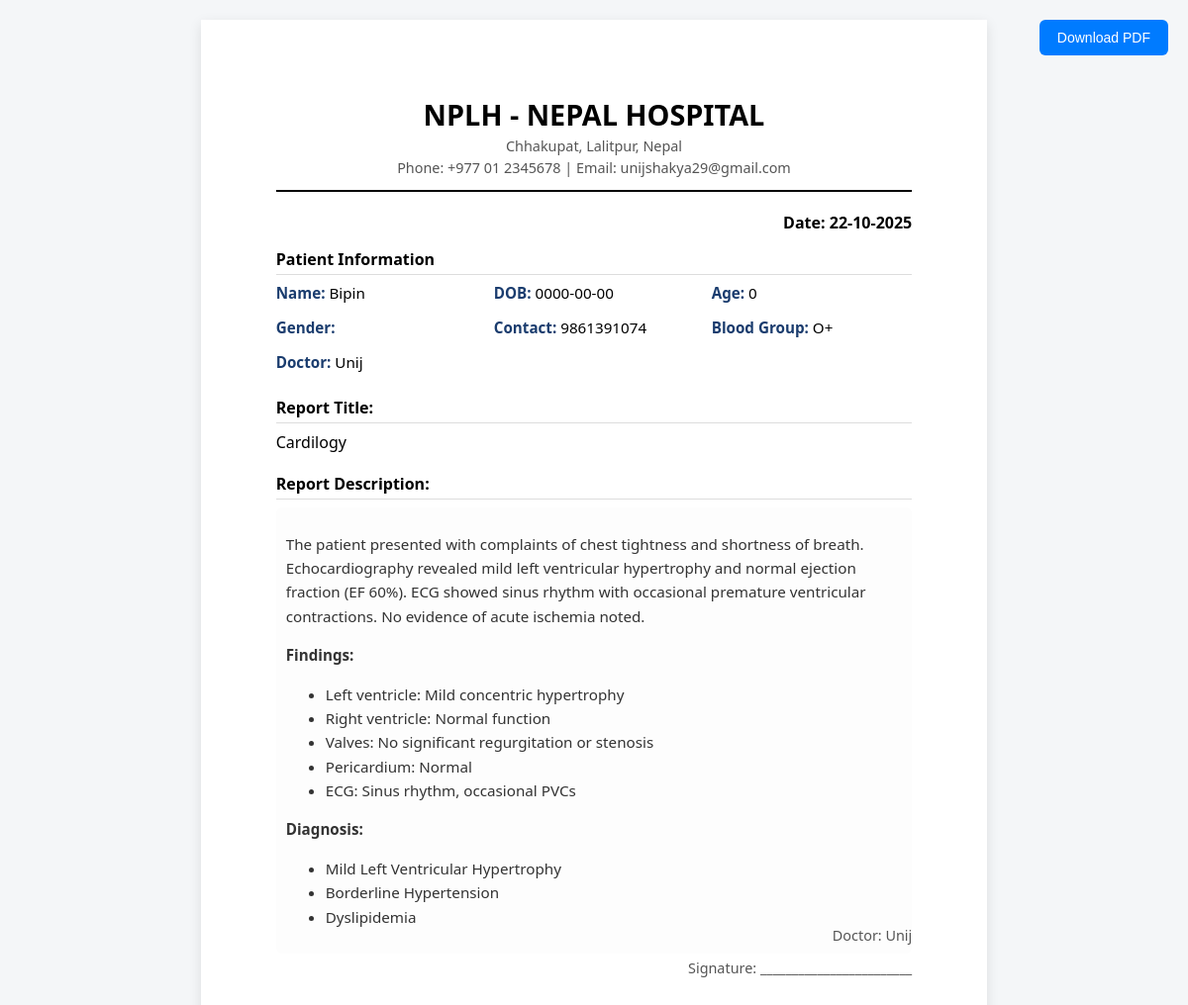
Page /Doctor/view_report.php?id=9 on the committed database.
### tables this page shows
CREATE TABLE `patient_reports` (
  `id` int(11) NOT NULL,
  `report_date` date NOT NULL,
  `patient_id` int(11) NOT NULL,
  `doctor_id` int(11) NOT NULL,
  `patient_name` varchar(150) NOT NULL,
  `age` int(3) DEFAULT NULL,
  `DOB` date NOT NULL,
  `gender` varchar(255) NOT NULL,
  `contact` varchar(20) DEFAULT NULL,
  `address` varchar(255) DEFAULT NULL,
  `blood_group` varchar(10) DEFAULT NULL,
  `doctor_name` varchar(150) NOT NULL,
  `doctor_contact` varchar(20) DEFAULT NULL,
  `report_title` varchar(255) NOT NULL,
  `report_description` text DEFAULT NULL,
  `medicine_prescription` text DEFAULT NULL,
  `report_file` varchar(255) DEFAULT NULL,
  `created_at` timestamp NOT NULL DEFAULT current_timestamp()
);

### Doctor/view_report.php (the view, shortened to what this page needs)
<?php
require 'db.php';
$id = intval($_GET['id'] ?? 0);
$stmt = $con->prepare("SELECT * FROM patient_reports WHERE id = ?");
$stmt->bind_param("i", $id);
$stmt->execute();
$report = $stmt->get_result()->fetch_assoc();
?>
<!DOCTYPE html>
<html lang="en">
<head>
</head>
<body>
<button class="export-btn" id="downloadPDF">Download PDF</button>
<div class="a4-container" id="reportContent">
    <div class="header">
        <h1>NPLH - Nepal Hospital</h1>
        <p>Chhakupat, Lalitpur, Nepal</p>
        <p>Phone: +977 01 2345678 | Email: unijshakya29@gmail.com</p>
    </div>
    <div class="report-date">
        Date: <?= date('d-m-Y', strtotime($report['report_date'])) ?>
    </div>
<div class="section-title" style="margin-top:10px;">Patient Information</div>
    <div class="personal-details">
        <div class="item"><strong>Name:</strong> <?= htmlspecialchars($report['patient_name']) ?></div>
        <div class="item"><strong>DOB:</strong> <?= htmlspecialchars($report['DOB'] ?? '-') ?></div>
        <div class="item"><strong>Age:</strong> <?= htmlspecialchars($report['age']) ?></div>
        <div class="item"><strong>Gender:</strong> <?= htmlspecialchars($report['gender']) ?></div>
        <div class="item"><strong>Contact:</strong> <?= htmlspecialchars($report['contact']) ?></div>
        <div class="item"><strong>Blood Group:</strong> <?= htmlspecialchars($report['blood_group'] ?? '-') ?></div>
        <div class="item"><strong>Doctor:</strong> <?= htmlspecialchars($report['doctor_name']) ?></div>
    </div>
    <div class="section-title">Report Title:</div>
    <div><?= htmlspecialchars($report['report_title']) ?></div>
    <div class="section-title">Report Description:</div>
    <div class="report-description">
        <?= $report['report_description'] ?>
    </div>
    <div class="footer">
        <p>Doctor: <?= htmlspecialchars($report['doctor_name']) ?></p>
        <p>Signature: ________________________</p>
    </div>
</div>
</body>
</html>

### Doctor/view_report.php (style rules this page uses)
body { font-family: 'Segoe UI', sans-serif; background: #f4f6f8; margin: 0; padding: 20px 0; }
.a4-container { width: 210mm; min-height: 280mm; background: #fff; margin: 0 auto; padding: 20mm; box-sizing: border-box; box-shadow: 0 4px 12px rgba(0,0,0,0.1); position: relative; }
.header { text-align: center; margin-bottom: 20px; border-bottom: 2px solid #000; padding-bottom: 10px; }
.header h1 { margin: 0; font-size: 1.8rem; font-weight: 700; text-transform: uppercase; }
.header p { margin: 3px 0; font-size: 0.9rem; color: #555; }
.report-date { text-align: right; font-weight: 600; margin-bottom: 15px; }
.personal-details { display: flex; flex-wrap: wrap; gap: 15px 40px; margin-bottom: 25px; }
.personal-details .item { min-width: 180px; font-size: 0.95rem; }
.personal-details .item strong { color: #1a3c6e; }
.section-title { font-weight: 600; font-size: 1rem; margin-top: 20px; margin-bottom: 8px; border-bottom: 1px solid #ddd; padding-bottom: 4px; }
.report-description { line-height: 1.6; font-size: 0.95rem; color: #333; min-height: 120px; padding: 10px; background: #fdfdfd; border-radius: 6px; }
.footer { position: absolute; bottom: 20mm; left: 20mm; right: 20mm; text-align: right; font-size: 0.9rem; color: #555; }
.export-btn { position: fixed; top: 20px; right: 20px; background: #007bff; color: #fff; border: none; padding: 10px 18px; border-radius: 6px; cursor: pointer; font-size: 14px; z-index: 9999; }

### rows in the picture
patient_reports: report_date "22-10-2025", patient_name "Bipin", DOB "0000-00-00", age "0", contact "9861391074", blood_group "O+", doctor_name "Unij", report_title "Cardilogy", report_description "The patient presented with complaints of chest tightness and shortness of breath. Echocardiography revealed mild left ventricular hypertrophy and normal ejection fraction (EF 60%). ECG showed sinus rhythm with occasional premature ventricular contractions. No evidence of acute ischemia noted. Findings: Left ventricle: Mild concentric hypertrophy Right ventricle: Normal function Valves: No significant regurgitation or stenosis Pericardium: Normal ECG: Sinus rhythm, occasional PVCs Diagnosis: Mild Left Ventricular Hypertrophy Borderline Hypertension Dyslipidemia"
